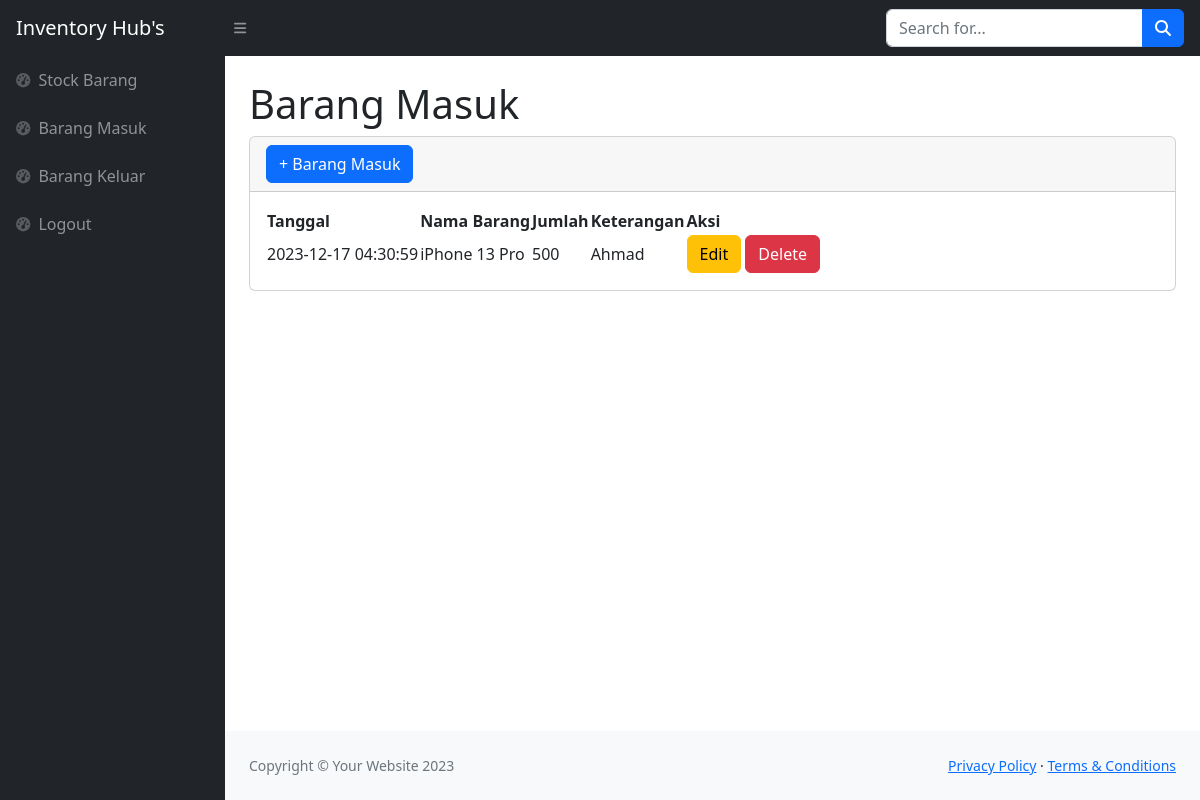
The app's page /masuk.php (signed in) with its own data.
### tables this page shows
CREATE TABLE `masuk` (
  `idmasuk` int(11) NOT NULL,
  `idbarang` int(11) NOT NULL,
  `tanggal` timestamp NOT NULL DEFAULT current_timestamp(),
  `keterangan` varchar(25) NOT NULL,
  `qty` int(11) NOT NULL
);

CREATE TABLE `stock` (
  `idbarang` int(11) NOT NULL,
  `namabarang` varchar(25) NOT NULL,
  `deskripsi` varchar(25) NOT NULL,
  `stock` int(11) NOT NULL
);

### masuk.php (the view, shortened to what this page needs)
<?php
require 'function.php';
?>
<!DOCTYPE html>
<html lang="en">
    <head>
        <link href="https://cdn.jsdelivr.net/npm/simple-datatables@7.1.2/dist/style.min.css" rel="stylesheet" />
        <link href="css/styles.css" rel="stylesheet" />
    </head>
    <body class="sb-nav-fixed">
        <nav class="sb-topnav navbar navbar-expand navbar-dark bg-dark">
            <a class="navbar-brand ps-3" href="index.php">Inventory Hub's</a>
            <button class="btn btn-link btn-sm order-1 order-lg-0 me-4 me-lg-0" id="sidebarToggle" href="#!"><i class="fas fa-bars"></i></button>
            <form class="d-none d-md-inline-block form-inline ms-auto me-0 me-md-3 my-2 my-md-0">
                <div class="input-group">
                    <input class="form-control" type="text" placeholder="Search for..." aria-label="Search for..." aria-describedby="btnNavbarSearch" />
                    <button class="btn btn-primary" id="btnNavbarSearch" type="button"><i class="fas fa-search"></i></button>
                </div>
            </form>
        </nav>
        <div id="layoutSidenav">
            <div id="layoutSidenav_nav">
                <nav class="sb-sidenav accordion sb-sidenav-dark" id="sidenavAccordion">
                    <div class="sb-sidenav-menu">
                        <div class="nav">
                        <a class="nav-link" href="index.php">
                                <div class="sb-nav-link-icon"><i class="fas fa-tachometer-alt"></i></div>
                                Stock Barang
                            </a>
                            <a class="nav-link" href="masuk.php">
                                <div class="sb-nav-link-icon"><i class="fas fa-tachometer-alt"></i></div>
                                Barang Masuk
                            </a>
                            <a class="nav-link" href="keluar.php">
                                <div class="sb-nav-link-icon"><i class="fas fa-tachometer-alt"></i></div>
                                Barang Keluar
                            </a>
                            <a class="nav-link" href="logout.php">
                                <div class="sb-nav-link-icon"><i class="fas fa-tachometer-alt"></i></div>
                                Logout
                            </a>
                        </div>
                    </div>
                </nav>
            </div>
            <div id="layoutSidenav_content">
                <main>
                    <div class="container-fluid px-4">
                        <h1 class="mt-4">Barang Masuk</h1>
                        <div class="card mb-4">
                            <div class="card-header">
                                <button type="button" class="btn btn-primary" data-bs-toggle="modal" data-bs-target="#myModal">
                                + Barang Masuk
                                </button>
                            </div>
                            <div class="card-body">
                                <table id="datatablesSimple">
                                    <thead>
                                        <tr>
                                            <th>Tanggal</th>
                                            <th>Nama Barang</th>
                                            <th>Jumlah</th>
                                            <th>Keterangan</th>
                                            <th>Aksi</th>
                                        </tr>
                                    </thead>
                                    <tbody>
                                    <?php
                                        $ambilsemuadatastock = mysqli_query($conn, "SELECT * FROM masuk m, stock s WHERE s.idbarang = m.idbarang");
                                        while($data=mysqli_fetch_array($ambilsemuadatastock)){
                                            $idbarang   = $data['idbarang'];
                                            $tanggal    = $data['tanggal'];
                                            $namabarang = $data['namabarang'];
                                            $qty        = $data['qty'];
                                            $keterangan = $data['keterangan'];
                                        ?>
                                        <tr>
                                            <td><?= $tanggal; ?></td>
                                            <td><?= $namabarang; ?></td>
                                            <td><?= $qty; ?></td>
                                            <td><?= $keterangan; ?></td>
                                            <td>
                                                <button type="button" class="btn btn-warning" data-bs-toggle="modal" data-bs-target="#edit<?= $idbarang; ?>">
                                                    Edit
                                                </button>
                                                <button type="button" class="btn btn-danger" data-bs-toggle="modal" data-bs-target="#delete<?= $idbarang; ?>">
                                                    Delete
                                                </button>
                                            </td>
                                        </tr>
                                        <?php
                                        };
                                        ?>
                                    </tbody>
                                </table>
                            </div>
                        </div>
                    </div>
                </main>
                <footer class="py-4 bg-light mt-auto">
                    <div class="container-fluid px-4">
                        <div class="d-flex align-items-center justify-content-between small">
                            <div class="text-muted">Copyright &copy; Your Website 2023</div>
                            <div>
                                <a href="#">Privacy Policy</a>
                                &middot;
                                <a href="#">Terms &amp; Conditions</a>
                            </div>
                        </div>
                    </div>
                </footer>
            </div>
        </div>
    </body>
</html>

### records on screen
masuk: tanggal "2023-12-17 04:30:59", idbarang.namabarang "iPhone 13 Pro", qty "500", keterangan "Ahmad"
